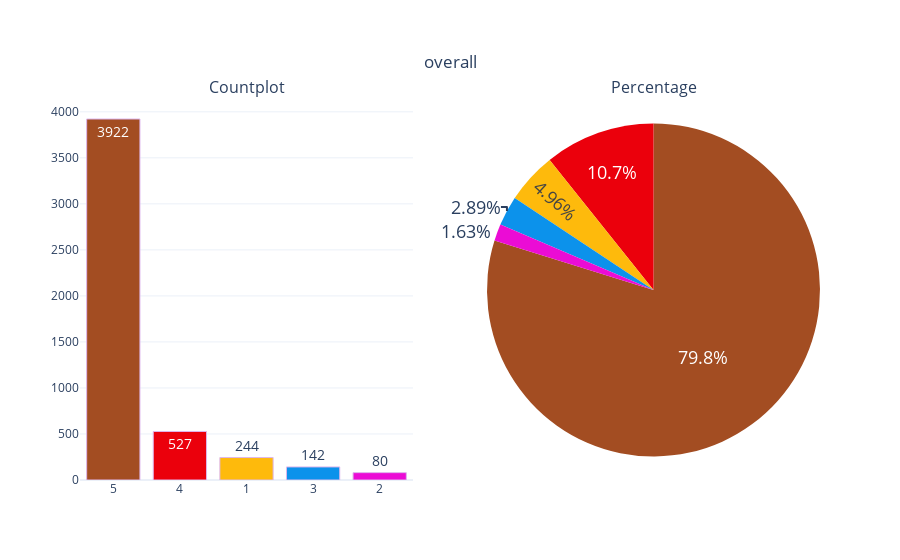

Source (notebook cell):
### Code cell
categorical_variable_summary(df,'overall')

### Figure 1 — Plotly figure (JSON) as saved in the notebook; plotly's stock layout.template omitted (floating-point values rounded to 4 significant figures)
{"data": [{"marker": {"color": ["#A34D22", "#EB000C", "#FEBA0C", "#0C92EB", "#EB0CD5"], "line": {"color": "#DEB6EC", "width": 1}}, "name": "overall", "showlegend": false, "text": ["3922", "527", "244", "142", "80"], "textfont": {"size": 14}, "textposition": "auto", "x": ["5", "4", "1", "3", "2"], "xaxis": "x", "y": [3922, 527, 244, 142, 80], "yaxis": "y", "type": "bar"}, {"domain": {"x": [0.55, 1], "y": [0, 1]}, "labels": [5, 4, 1, 3, 2], "marker": {"colors": ["#A34D22", "#EB000C", "#FEBA0C", "#0C92EB", "#EB0CD5"]}, "name": "overall", "showlegend": false, "textfont": {"size": 18}, "textposition": "auto", "values": [3922, 527, 244, 142, 80], "type": "pie"}], "layout": {"annotations": [{"font": {"size": 16}, "showarrow": false, "text": "Countplot", "x": 0.225, "xanchor": "center", "xref": "paper", "y": 1, "yanchor": "bottom", "yref": "paper"}, {"font": {"size": 16}, "showarrow": false, "text": "Percentage", "x": 0.775, "xanchor": "center", "xref": "paper", "y": 1, "yanchor": "bottom", "yref": "paper"}], "title": {"text": "overall", "x": 0.5, "xanchor": "center", "y": 0.9, "yanchor": "top"}, "xaxis": {"anchor": "y", "domain": [0, 0.45]}, "yaxis": {"anchor": "x", "domain": [0, 1]}}}
